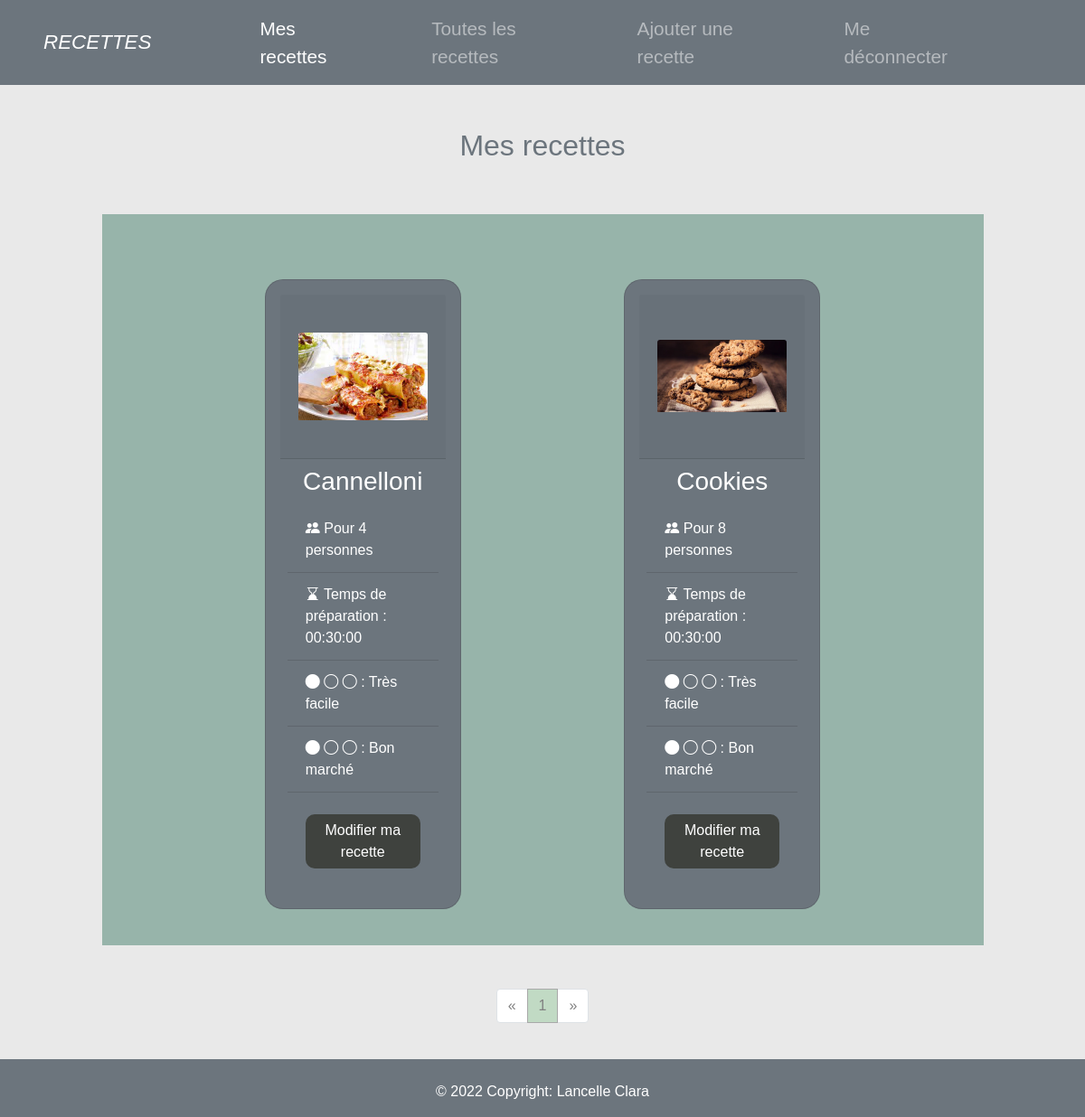
Screenshot of /my_recipes.php (signed in) with the database file from the repository.
### tables this page shows
CREATE TABLE IF NOT EXISTS `picture` (
  `picture_id` int(11) NOT NULL AUTO_INCREMENT,
  `recipe_id` int(11) NOT NULL,
  `name` varchar(255) NOT NULL,
  PRIMARY KEY (`picture_id`),
  UNIQUE KEY `link` (`name`),
  KEY `recipe_id` (`recipe_id`)
);

CREATE TABLE IF NOT EXISTS `recipe` (
  `recipe_id` int(11) NOT NULL AUTO_INCREMENT,
  `recipe_title` varchar(100) NOT NULL,
  `guest_number` int(11) NOT NULL,
  `setup_time` time NOT NULL,
  `level` varchar(50) NOT NULL,
  `price` varchar(50) NOT NULL,
  `author_id` int(11) NOT NULL,
  PRIMARY KEY (`recipe_id`),
  KEY `author_id` (`author_id`)
);

### includes/function_my_recipes.php (called while the page is built, shortened)
<?php
function getRecipes($session_id, $current_page){
    try {
        $dbco = getConnexion();
        $sql = $dbco->prepare("
            SELECT COUNT(recipe_id) AS count
            FROM recipe
            WHERE author_id = :author_id");
        $sql -> bindParam(':author_id', $session_id);
        $sql->execute();
        $recipe_nb = $sql->fetch();
        $recipes_nb = (int) $recipe_nb['count'];
        if($recipes_nb == 0) {
            $error['empty'] = 'Votre carnet de recettes est vide';
        } else {
            $parPage = 8;
            $pages_nb = ceil($recipes_nb / $parPage);
            $first = ($current_page * $parPage) - $parPage;
            $sth = $dbco->prepare("
                SELECT picture.name, recipe.*
                FROM picture
                INNER JOIN recipe
                ON picture.recipe_id = recipe.recipe_id
                && recipe.author_id = :author_id
                ORDER BY recipe.recipe_title ASC
                LIMIT :first, :parpage
                ");
            $sth -> bindParam(':author_id', $session_id);
            $sth -> bindParam(':first',$first,PDO::PARAM_INT);
            $sth -> bindParam(':parpage',$parPage,PDO::PARAM_INT);
            $sth->execute();
            $recipes = $sth->fetchAll();
        }
    }catch(PDOException $e){
        $error['e'] = $e->getMessage();
    }
    return [
        'recipes'=>$recipes,
        'recipes_nb'=>$recipes_nb,
        'pages_nb'=>$pages_nb,
        'first'=>$first,
    ];
}
?>

### my_recipes.php (the view, shortened to what this page needs)
<?php
if(isset($_GET['page']) && !empty($_GET['page'])){
    $current_page_nb = (int) strip_tags($_GET['page']);
}else{
    $current_page_nb = 1;
}
include "includes/function_my_recipes.php";
    $user_id = $_SESSION['id'];
    $return = getRecipes($user_id, $current_page_nb);
    $pages = $return['pages_nb'];
    $recipes = $return['recipes'];
?>
<!DOCTYPE html>
<html lang="en">
<head >
  <link rel="stylesheet" href="https://cdn.jsdelivr.net/npm/bootstrap-icons@1.8.3/font/bootstrap-icons.css">
  <link
  rel="stylesheet"
  href="https://stackpath.bootstrapcdn.com/bootstrap/4.4.1/css/bootstrap.min.css"
  >
  <link rel="stylesheet" href="http://localhost/TD_RECIPES/includes/style/nav_foot.css">
  <link rel="stylesheet" href="http://localhost/TD_RECIPES/includes/style/s_my_recipes.css">
</head>
<body>
<header >
        <?php include "includes/navbar.php" ?>
    </header>
    <div class="container-fluid justify-content-center col-12 pb-4">
        <div class="col col-12 col-lg-10 justify-self-center m-auto ">
            <h2 class="py-3 py-md-5 text-secondary text-center">Mes recettes</h2>
            <div class="row">
                <?php
                if(isset($return['error'])){
                    foreach($return['error'] as $errors => $error){
                    echo '<h4 class="error">'.$error.'</h4>';
                    }
                }else{
                    echo'<div class="card-group pt-2 pt-md-5 p-3 justify-content-center m-auto">';
                    $i = 0;
                    foreach($recipes as $array => $recipe){
                    ?>
                <div class="col col-md-6 col-12 col-xl-4 justify-self-center justify-content-center p-3 p-md-4 m-auto " >
                    <div class="card bg-secondary justify-content-center m-auto p-3">
                        <div class="card-header m-auto d-flex align-items-center">
                            <?php
                            echo '<img src="http://localhost/TD_RECIPES/Pictures/'.$recipe['name'].'"
                             class="card-img-top" alt="votre image" >';
                        ?>
                        </div>
                        <div class="card-body bg-secondary p-2 p-md-auto">
                        <?php
                            echo '<h3 class="card-title text-center">'.ucfirst($recipe['recipe_title']).'</h3>';
                        ?>
                        <div id="<?php echo 'drop-collapse'.$i;?>" class="collapse d-lg-block ">
                            <?php
                            echo
                            '<ul class="list-group list-group-flush bg-secondary ">
                                <li class="list-group-item bg-secondary"> <i class="bi bi-people-fill"></i> Pour '.$recipe['guest_number'].' personnes</li>
                                <li class="list-group-item bg-secondary"> <i class="bi bi-hourglass-bottom"></i> Temps de préparation : '.$recipe['setup_time'].'</li>
                                <li class="list-group-item bg-secondary">';
                                if($recipe['level']=='faible'){
                                    echo
                                        '<i class="bi bi-circle-fill"></i>
                                        <i class="bi bi-circle"></i>
                                        <i class="bi bi-circle"></i>
                                        : Très facile';
                                }
                                echo
                                '</li>
                                <li class="list-group-item bg-secondary">';
                                if($recipe['price']=='faible'){
                                    echo
                                        '<i class="bi bi-circle-fill"></i>
                                        <i class="bi bi-circle"></i>
                                        <i class="bi bi-circle"></i>
                                        : Bon marché';
                                }
                            ?>
                            </ul>
                            <div class="card-body text-center pt-4 p-m-auto">
                                <form action="http://localhost/TD_RECIPES/edit_recipes.php" method="get" enctype="multipart/form-data">
                                    <button type="submit" class="btn" name="edit_btn" <?php echo 'value="'.$recipe['recipe_id'].'"'; ?> style="background-color: rgb(63, 66, 62); color:white; border-radius:10px; padding: 5px;" > Modifier ma recette </button>
                                </form>
                            </div>
                            <?php $i++;?>
                        </div>
                    </div>
                </div>
            </div>
            <?php } ?>
            <?php } ?>
        </div>
    </div>
    <ul class="pagination justify-content-center pt-5">
            <li class="page-item <?= ($current_page_nb == 1) ? "disabled" : "" ?>">
                <a class="page-link text-secondary" href="my_recipes.php/?page=<?= $current_page_nb - 1 ?>" aria-label="Previous" >
                <span aria-hidden="true">&laquo;</span>
            </a>
            </li>
            <?php for($page = 1; $page <= $pages; $page++): ?>
                <li class="page-item <?= ($current_page_nb == $page) ? "active" : "" ?>">
                    <a href="my_recipes.php/?page=<?= $page ?>" class="page-link"><?= $page ?></a>
                </li>
            <?php endfor ?>
                <li class="page-item <?= ($current_page_nb == $pages) ? "disabled" : "" ?>">
                <a  class="page-link text-secondary" href="my_recipes.php//?page=<?= $current_page_nb + 1 ?>" aria-label="Next">
                <span aria-hidden="true">&raquo;</span>
            </a>
            </li>
        </ul>
    </div>
</div>
<?php include "includes/footer.php" ?>
</body>
</html>

### includes/style/s_my_recipes.css (style rules this page uses)
html { background-color:rgb(233, 233, 233); }
body { margin:0px; font-family: arial; }
.container-fluid { background-color:rgb(233, 233, 233); }
.row { background-color: rgb(151, 180, 170); }
.card { max-width:25rem; color:white; border-radius:20px; }
.card-header { height:182px; }
img.card-img-top { max-height:160px; }
li.page-item.active a.page-link { background-color: rgb(193, 218, 196)!important; border-color: darkgrey!important; color:grey!important; }
a.page-link { color:grey!important; }

### rows the page displays
picture: name (picture), recipe.recipe_title "Cannelloni", recipe.guest_number "4", recipe.setup_time "00:30:00"
picture: name (picture), recipe.recipe_title "Cookies", recipe.guest_number "8", recipe.setup_time "00:30:00"
